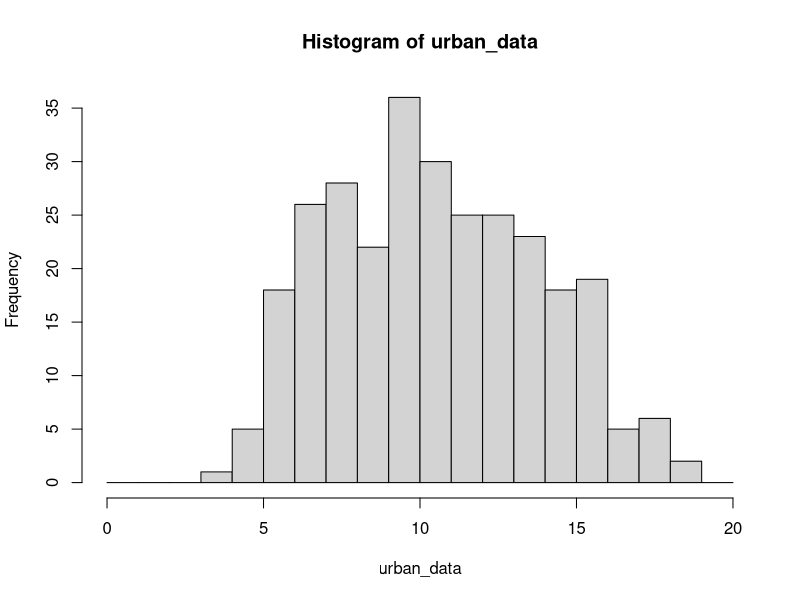
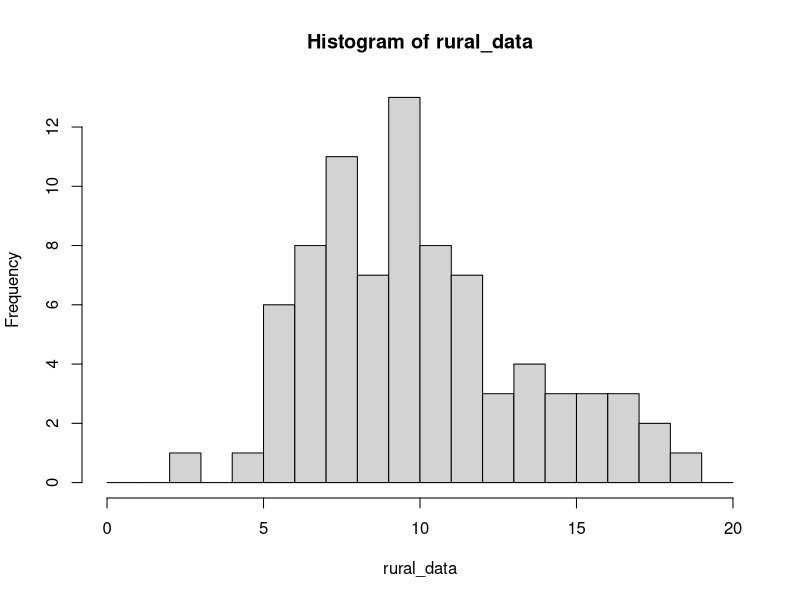
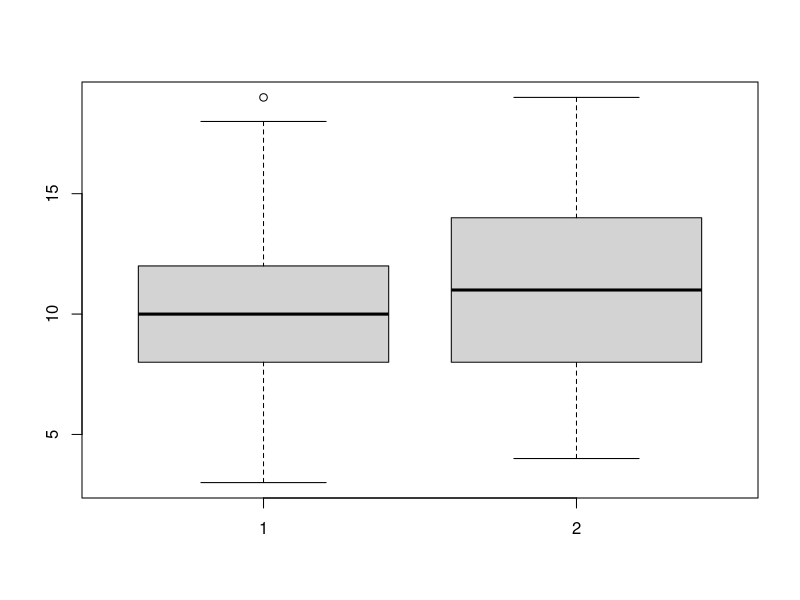
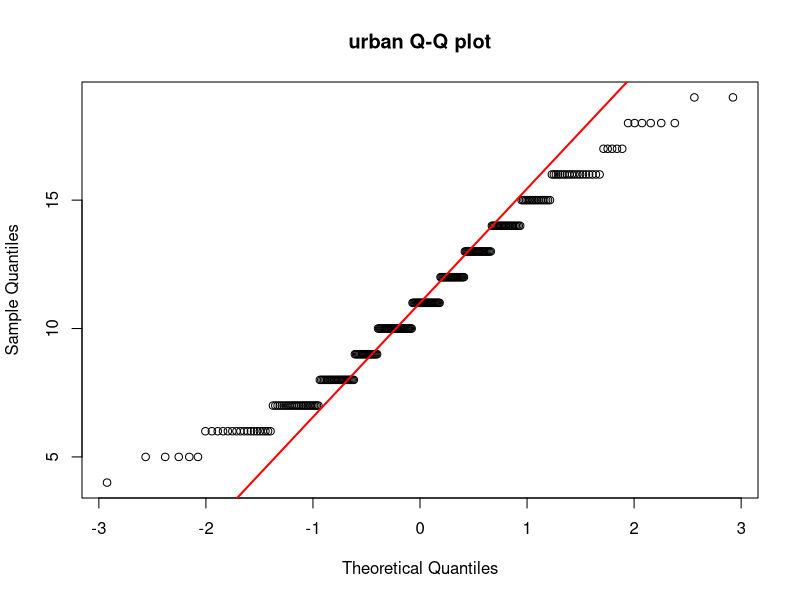
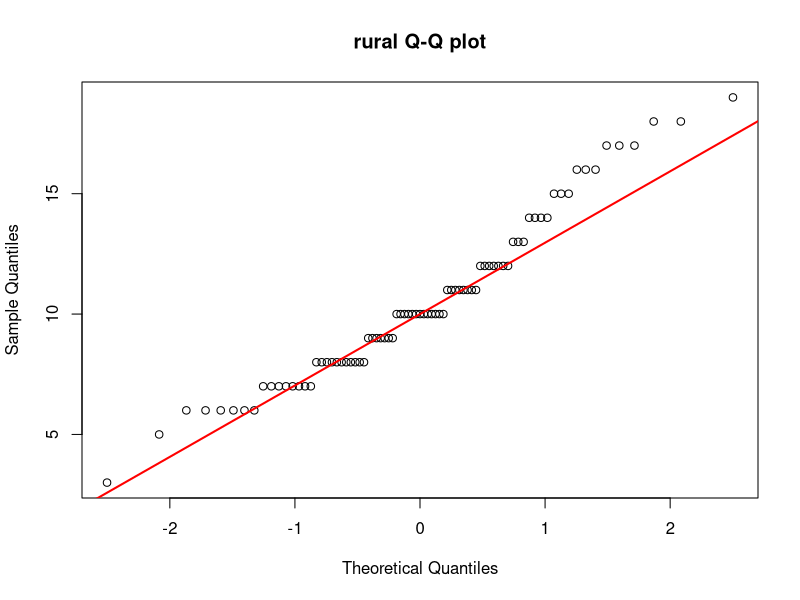
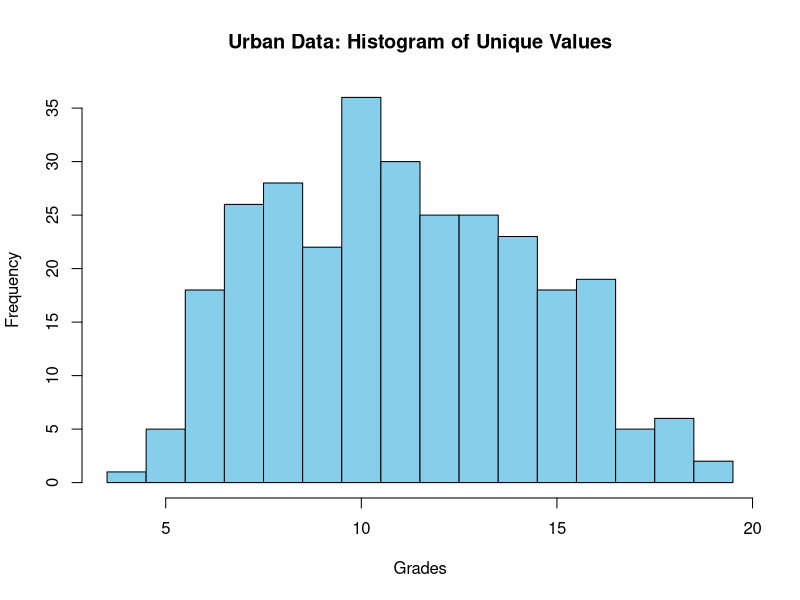
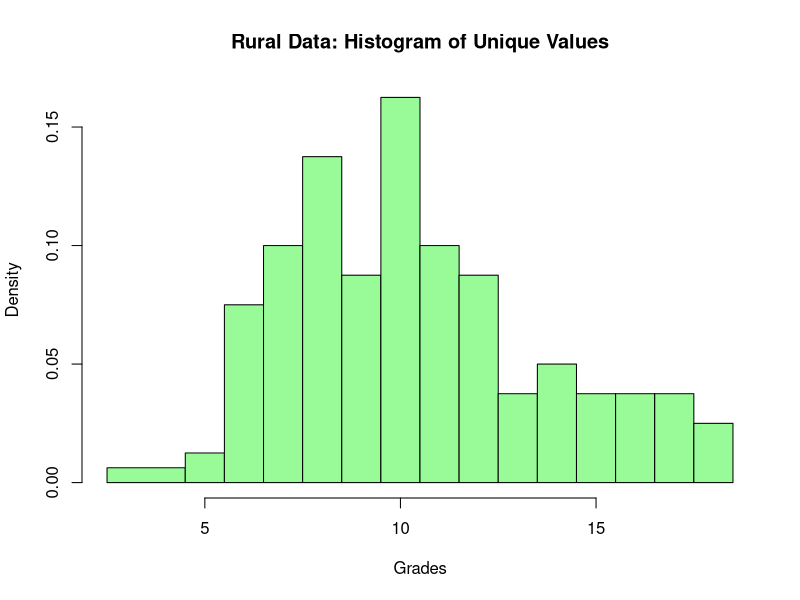

Generate these figures, in order, with R:
## ---- chunk 1

data_frame <- read.csv("student_data.csv", header = TRUE)

urban_data <- subset(data_frame, address == "U")

urban_data <- urban_data$G1_mat



hist(urban_data, breaks = seq(0, 20, by = 1))
  
rural_data <- subset(data_frame, address == "R")
rural_data <- rural_data$G1_mat
hist(rural_data, breaks = seq(0, 20, by = 1))

boxplot(rural_data, urban_data)

var.test(rural_data,urban_data)

qqnorm(urban_data, main = "urban Q-Q plot")
qqline(urban_data, col="red", lwd = 2)

qqnorm(rural_data, main = "rural Q-Q plot")
qqline(rural_data, col="red", lwd = 2)

shapiro.test(rural_data)
shapiro.test(urban_data)

## ---- chunk 2

library(nortest)


urban_Q1 <- quantile(urban_data, 0.25)
urban_Q3 <- quantile(urban_data, 0.75)
urban_IRQ <- urban_Q3 - urban_Q1
urban_lower_bound <- urban_Q1 - 1.5*urban_IRQ
urban_upper_bound <- urban_Q3 + 1.5*urban_IRQ

urban_data <- urban_data[urban_data >= urban_lower_bound & urban_data <= urban_upper_bound]


rural_Q1 <- quantile(rural_data, 0.25)
rural_Q3 <- quantile(rural_data, 0.75)
rural_IRQ <- rural_Q3 - rural_Q1
rural_lower_bound <- rural_Q1 - 1.5*rural_IRQ
rural_upper_bound <- rural_Q3 + 1.5*rural_IRQ

rural_data <- rural_data[rural_data >= rural_lower_bound & rural_data <= rural_upper_bound]


# Histogram of Unique Values for Urban Data
unique_values_urban <- sort(unique(urban_data))
breaks_urban <- c(unique_values_urban - 0.5, max(unique_values_urban) + 0.5)
hist(urban_data, breaks = breaks_urban, main = "Urban Data: Histogram of Unique Values", xlab = "Grades", col = "skyblue", border = "black")

# Histogram of Unique Values for Rural Data
unique_values_rural <- sort(unique(rural_data))
breaks_rural <- c(unique_values_rural - 0.5, max(unique_values_rural) + 0.5)
hist(rural_data, breaks = breaks_rural, main = "Rural Data: Histogram of Unique Values", xlab = "Grades", col = "palegreen", border = "black")

lillie.test(rural_data)
lillie.test(urban_data)

print(length(urban_data))
print(length(rural_data))
